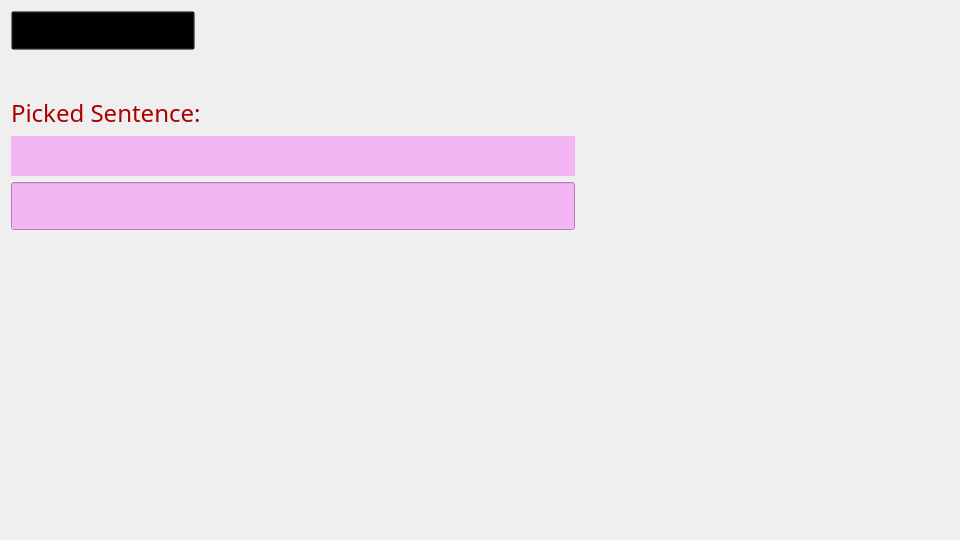
<?xml version="1.0" encoding="UTF-8"?>
<ui version="4.0">
 <class>SentencerWindow</class>
 <widget class="QWidget" name="SentencerWindow">
  <property name="geometry">
   <rect>
    <x>0</x>
    <y>0</y>
    <width>960</width>
    <height>540</height>
   </rect>
  </property>
  <property name="sizePolicy">
   <sizepolicy hsizetype="Expanding" vsizetype="Expanding">
    <horstretch>0</horstretch>
    <verstretch>0</verstretch>
   </sizepolicy>
  </property>
  <property name="windowTitle">
   <string>Form</string>
  </property>
  <property name="styleSheet">
   <string notr="true"/>
  </property>
  <layout class="QGridLayout" name="gridLayout">
   <item row="7" column="0" colspan="3">
    <widget class="QLabel" name="answerLabel">
     <property name="sizePolicy">
      <sizepolicy hsizetype="Expanding" vsizetype="Expanding">
       <horstretch>2</horstretch>
       <verstretch>2</verstretch>
      </sizepolicy>
     </property>
     <property name="font">
      <font>
       <pointsize>18</pointsize>
      </font>
     </property>
     <property name="styleSheet">
      <string notr="true">background-color: rgb(0,0,0,0);</string>
     </property>
     <property name="text">
      <string/>
     </property>
    </widget>
   </item>
   <item row="6" column="0" colspan="3">
    <spacer name="verticalSpacer_3">
     <property name="orientation">
      <enum>Qt::Orientation::Vertical</enum>
     </property>
     <property name="sizeType">
      <enum>QSizePolicy::Policy::Preferred</enum>
     </property>
     <property name="sizeHint" stdset="0">
      <size>
       <width>20</width>
       <height>40</height>
      </size>
     </property>
    </spacer>
   </item>
   <item row="8" column="0" rowspan="2" colspan="2">
    <spacer name="horizontalSpacer">
     <property name="orientation">
      <enum>Qt::Orientation::Horizontal</enum>
     </property>
     <property name="sizeHint" stdset="0">
      <size>
       <width>40</width>
       <height>20</height>
      </size>
     </property>
    </spacer>
   </item>
   <item row="0" column="3" rowspan="10" colspan="2">
    <widget class="QLabel" name="imageLabel">
     <property name="sizePolicy">
      <sizepolicy hsizetype="Expanding" vsizetype="Expanding">
       <horstretch>3</horstretch>
       <verstretch>0</verstretch>
      </sizepolicy>
     </property>
     <property name="styleSheet">
      <string notr="true">background:transparent;</string>
     </property>
     <property name="text">
      <string/>
     </property>
    </widget>
   </item>
   <item row="0" column="0">
    <widget class="QPushButton" name="backButton">
     <property name="font">
      <font>
       <pointsize>20</pointsize>
      </font>
     </property>
     <property name="styleSheet">
      <string notr="true">background: transparent;</string>
     </property>
     <property name="text">
      <string>Back</string>
     </property>
    </widget>
   </item>
   <item row="8" column="2" rowspan="2">
    <widget class="QLabel" name="comboLabel">
     <property name="sizePolicy">
      <sizepolicy hsizetype="Preferred" vsizetype="Preferred">
       <horstretch>0</horstretch>
       <verstretch>1</verstretch>
      </sizepolicy>
     </property>
     <property name="font">
      <font>
       <pointsize>32</pointsize>
      </font>
     </property>
     <property name="styleSheet">
      <string notr="true">color: rgb(255, 192, 243);
background-color: rgb(0, 0, 0, 0);</string>
     </property>
     <property name="text">
      <string/>
     </property>
     <property name="alignment">
      <set>Qt::AlignmentFlag::AlignBottom|Qt::AlignmentFlag::AlignRight|Qt::AlignmentFlag::AlignTrailing</set>
     </property>
    </widget>
   </item>
   <item row="5" column="0" colspan="3">
    <widget class="QLineEdit" name="inputLineEdit">
     <property name="sizePolicy">
      <sizepolicy hsizetype="Expanding" vsizetype="Fixed">
       <horstretch>1</horstretch>
       <verstretch>0</verstretch>
      </sizepolicy>
     </property>
     <property name="font">
      <font>
       <family>mikachan-puchi</family>
       <pointsize>22</pointsize>
      </font>
     </property>
     <property name="styleSheet">
      <string notr="true">background-color: rgb(243, 181, 243);
color: rgb(170, 0, 0);</string>
     </property>
    </widget>
   </item>
   <item row="1" column="0" colspan="3">
    <spacer name="verticalSpacer_2">
     <property name="orientation">
      <enum>Qt::Orientation::Vertical</enum>
     </property>
     <property name="sizeHint" stdset="0">
      <size>
       <width>20</width>
       <height>40</height>
      </size>
     </property>
    </spacer>
   </item>
   <item row="3" column="0" rowspan="2" colspan="3">
    <widget class="QLabel" name="harbingerLabel">
     <property name="sizePolicy">
      <sizepolicy hsizetype="Expanding" vsizetype="Expanding">
       <horstretch>3</horstretch>
       <verstretch>0</verstretch>
      </sizepolicy>
     </property>
     <property name="font">
      <font>
       <family>mikachan-puchiB</family>
       <pointsize>22</pointsize>
      </font>
     </property>
     <property name="styleSheet">
      <string notr="true">background-color: rgb(243, 181, 243);
color: rgb(170, 0, 0);</string>
     </property>
     <property name="text">
      <string/>
     </property>
    </widget>
   </item>
   <item row="2" column="0" colspan="3">
    <widget class="QLabel" name="pickLabel">
     <property name="font">
      <font>
       <family>Tempus Sans ITC</family>
       <pointsize>18</pointsize>
      </font>
     </property>
     <property name="styleSheet">
      <string notr="true">background-color: rgb(0, 0, 0, 0);
color: rgb(170, 0, 0);</string>
     </property>
     <property name="text">
      <string>Picked Sentence:</string>
     </property>
    </widget>
   </item>
  </layout>
 </widget>
 <resources/>
 <connections/>
</ui>
